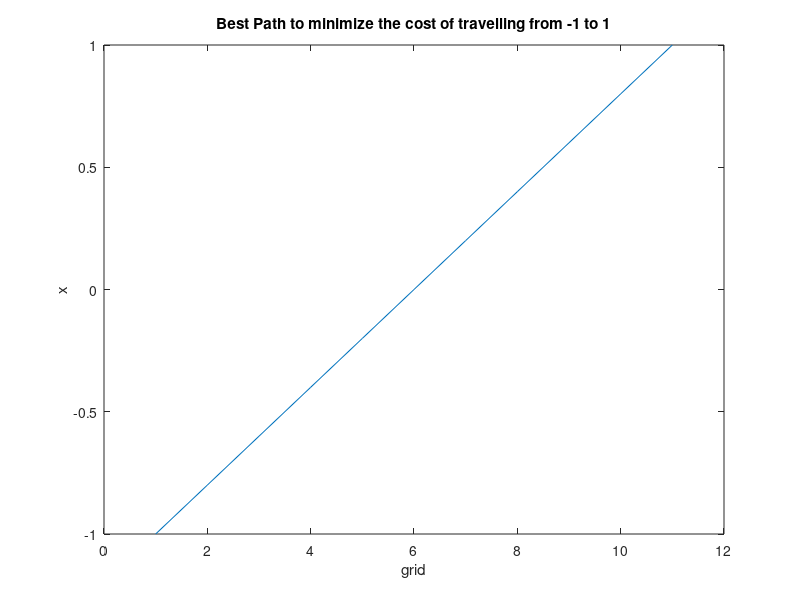

Reproduce this figure in MATLAB.

clear all;
close all;
%Define parameters
beta=0.9;
A=2;
B=1.5;
NumPoints =10;
%Discretize the state space around the optimal solution
x_bar = 0;
x_lo = x_bar-1;
x_hi = x_bar+1;
step = (x_hi-x_lo)/NumPoints;
X = x_lo:step:x_hi;
n=length(X);
%We build an n×n matrix whose columns are output at each value of X
XI = ones(n,1)*X;
%Then another n×n matrix whose columns are output at each value of X
XJ = ones(n,1)*X;
% We can construct the distance between all the Xi-Xj
X_diff=XI-XJ';
% Calculate the utility arising from each level of distance
U=-A*X_diff.^2-B*XI^2;
%Take an initial guess at the value function
V = ones(n,1);
VV=V*ones(1,n);
%Apply the operator:;
W=U+beta*VV;
V=max(W)';
%Main iteration loop for the value function.
flag=1;
while (flag > 10^(-5))
    VV=V*ones(1,n);
    W=U+beta*VV;
    V1=max(W)';
    flag = max(abs(V1-V));
    V=V1;
end
%When the value function has converged, find the policy function i.e. the Xj that gives the maximum value of the operator for each Xi. In order to accomplish this, we first find the vector of indices where W takes its maximum value:
[val,ind]=max(W);
%Then we use the indices to pick out the corresponding values of Xi.
XI_star = X(ind);

figure
plot(XI_star)
xlabel('grid')
ylabel('x')
title('Best Path to minimize the cost of travelling from -1 to 1')



